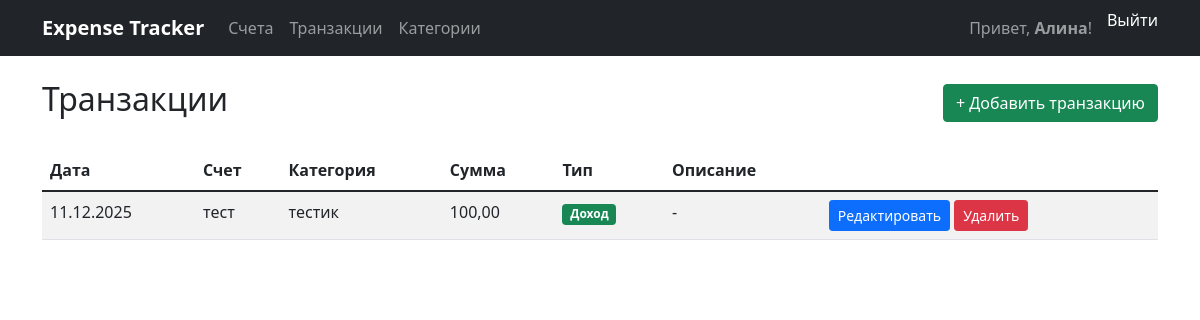
The page /transactions/ (signed in) on the database as committed earlier.
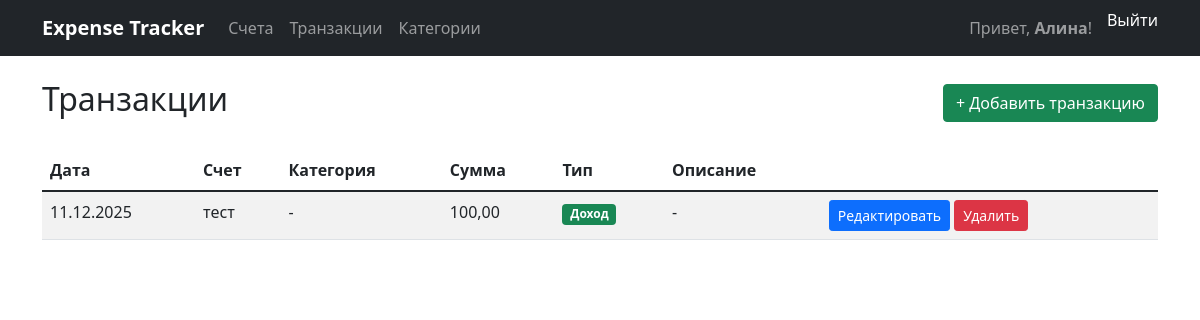
The same page on the database as committed later.
### expenses/models.py (models this page shows, shortened)
class Transaction(models.Model):
    TYPE_INCOME = 'income'
    TYPE_EXPENSE = 'expense'
    TYPE_CHOICES = [
        (TYPE_INCOME, 'Income'),
        (TYPE_EXPENSE, 'Expense'),
    ]
    account = models.ForeignKey(Account, on_delete=models.CASCADE, related_name='transactions')
    category = models.ForeignKey(Category, on_delete=models.SET_NULL, null=True, related_name='transactions')
    amount = models.DecimalField(max_digits=12, decimal_places=2, validators=[MinValueValidator(Decimal('0.01'))])
    type = models.CharField(max_length=10, choices=TYPE_CHOICES)
    date = models.DateField(default=timezone.now)
    description = models.TextField(blank=True)
    created_at = models.DateTimeField(auto_now_add=True)
    class Meta:
        ordering = ['-date', '-created_at']

class Category(models.Model):
    owner = models.ForeignKey(
        User,
        on_delete=models.CASCADE,
        related_name='categories'
    )
    name = models.CharField(max_length=120)
    parent = models.ForeignKey(
        'self',
        null=True,
        blank=True,
        on_delete=models.SET_NULL,
        related_name='children'
    )
    class Meta:
        unique_together = ('owner', 'name')
        ordering = ['name']

class Account(models.Model):
    owner = models.ForeignKey(User, on_delete=models.CASCADE, related_name='accounts')
    name = models.CharField(max_length=120)
    currency = models.CharField(max_length=3, default='RUB')
    balance = models.DecimalField(max_digits=12, decimal_places=2, default=Decimal('0.00'))
    created_at = models.DateTimeField(auto_now_add=True)
    class Meta:
        ordering = ['-created_at']

### expenses/views.py (the view)
# urls.py: path('transactions/', views.TransactionListView.as_view(), name='transaction_list'),
class TransactionListView(LoginRequiredMixin, ListView):
    model = Transaction
    template_name = 'expenses/transaction_list.html'
    paginate_by = 20
    def get_queryset(self):
        return Transaction.objects.filter(account__owner=self.request.user).order_by('-date')

### expenses/templates/expenses/transaction_list.html
{% extends 'expenses/base.html' %}
{% block content %}
<div class="d-flex justify-content-between align-items-center mb-4">
    <h2>Транзакции</h2>
    <a href="{% url 'expenses:transaction_add' %}" class="btn btn-success">+ Добавить транзакцию</a>
</div>
<table class="table table-striped">
    <thead>
        <tr>
            <th>Дата</th>
            <th>Счет</th>
            <th>Категория</th>
            <th>Сумма</th>
            <th>Тип</th>
            <th>Описание</th>
        </tr>
    </thead>
    <tbody>
        {% for transaction in transaction_list %}
        <tr>
            <td>{{ transaction.date|date:"d.m.Y" }}</td>
            <td>{{ transaction.account.name }}</td>
            <td>{{ transaction.category.name|default:"-" }}</td>
            <td>{{ transaction.amount }}</td>
            <td>
                {% if transaction.type == 'income' %}
                    <span class="badge bg-success">Доход</span>
                {% else %}
                    <span class="badge bg-danger">Расход</span>
                {% endif %}
            </td>
            <td>{{ transaction.description|default:"-" }}</td>
            <td>
                <a href="{% url 'expenses:transaction_edit' transaction.pk %}" class="btn btn-sm btn-primary">Редактировать</a>
                <a href="{% url 'expenses:transaction_delete' transaction.pk %}" class="btn btn-sm btn-danger">Удалить</a>
            </td>
        </tr>
        {% empty %}
        <tr>
            <td colspan="6" class="text-center">Нет транзакций</td>
        </tr>
        {% endfor %}
    </tbody>
</table>
{% endblock %}

Rows that differ between the two databases and show on the page:
changed Transaction "тест": category.name "тестик" → "-"
